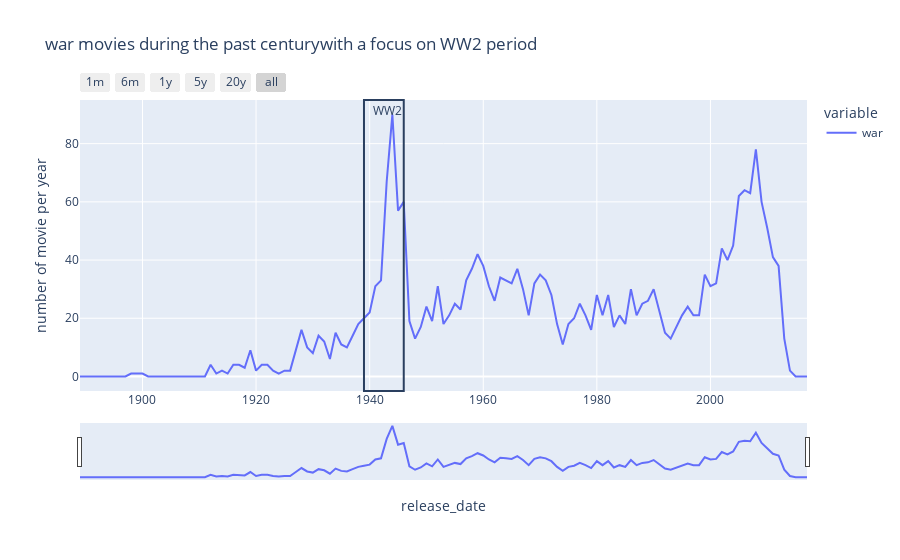

Notebook code for this chart:
### Code cell
#we choose to only show the war movies but this can be changed to any other genre by simply changing it in the code below
fig = px.line(genre_per_date.war.resample("Y").sum().interpolate(), labels={'value': 'number of movie per year'}, title ='war movies during the past centurywith a focus on WW2 period')
fig.add_vrect(x0=pd.to_datetime(1946, format ="%Y"), x1=pd.to_datetime(1939, format ="%Y"), 
              annotation_text ="WW2")
fig.update_xaxes(
    rangeslider_visible =True,
    rangeselector =dict(
        buttons =list([
            dict(count =1, label ="1m", step ="month", stepmode ="backward"),
            dict(count =6, label ="6m", step ="month", stepmode ="backward"),
            dict(count =1, label ="1y", step ="year", stepmode ="backward"),
            dict(count =5, label ="5y", step ="year", stepmode ="backward"),
            dict(count =20, label ="20y", step ="year", stepmode ="backward"),
            dict(step ="all")
        ])
    )
)
fig.show()

### Figure 1 — Plotly figure (JSON) as saved in the notebook; plotly's stock layout.template omitted (floating-point values rounded to 4 significant figures; data arrays with more than 128 entries replaced by an {"elided": "..."} marker saying what was removed)
{"data": [{"hovertemplate": "variable=war<br>release_date=%{x}<br>number of movie per year=%{y}<extra></extra>", "legendgroup": "war", "line": {"color": "#636efa", "dash": "solid"}, "marker": {"symbol": "circle"}, "mode": "lines", "name": "war", "orientation": "v", "showlegend": true, "type": "scatter", "x": {"elided": "129 str values"}, "xaxis": "x", "y": {"elided": "129 int values"}, "yaxis": "y"}], "layout": {"annotations": [{"showarrow": false, "text": "WW2", "x": "1946-01-01T00:00:00", "xanchor": "right", "xref": "x", "y": 1, "yanchor": "top", "yref": "y domain"}], "legend": {"title": {"text": "variable"}, "tracegroupgap": 0}, "shapes": [{"type": "rect", "x0": "1946-01-01T00:00:00", "x1": "1939-01-01T00:00:00", "xref": "x", "y0": 0, "y1": 1, "yref": "y domain"}], "title": {"text": "war movies during the past centurywith a focus on WW2 period"}, "xaxis": {"anchor": "y", "domain": [0, 1], "rangeselector": {"buttons": [{"count": 1, "label": "1m", "step": "month", "stepmode": "backward"}, {"count": 6, "label": "6m", "step": "month", "stepmode": "backward"}, {"count": 1, "label": "1y", "step": "year", "stepmode": "backward"}, {"count": 5, "label": "5y", "step": "year", "stepmode": "backward"}, {"count": 20, "label": "20y", "step": "year", "stepmode": "backward"}, {"step": "all"}]}, "rangeslider": {"visible": true}, "title": {"text": "release_date"}}, "yaxis": {"anchor": "x", "domain": [0, 1], "title": {"text": "number of movie per year"}}}}
